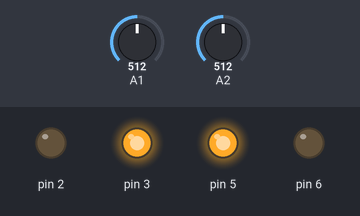
Simulated run of this sketch. Board: Arduino Uno, built with avr-gcc and run on an emulated ATmega328P. Parts: output pins drawn as LEDs (lit = HIGH). Inputs (shaded band) come from the test bench; at power-on: A1 = 512, A2 = 512. The local clock reads 2024-03-15 10:24:30 at power-on unless the sketch sets it; EEPROM starts erased; what the sketch prints to the serial monitor is not drawn.

Above: at 0.1 s.
At 0.8 s:
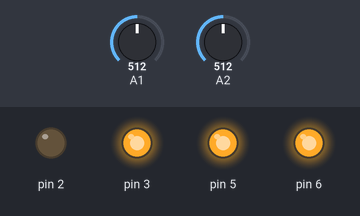
At 1.6 s:
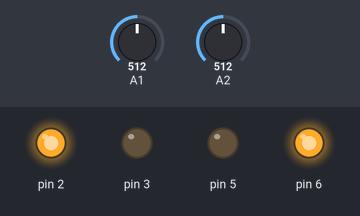
At 2.3 s:
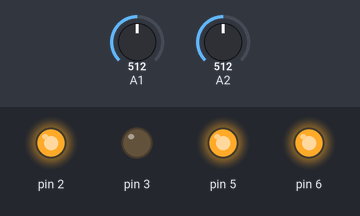
Timing chart, 0 to 3.8 s (numbered marks = the images above):
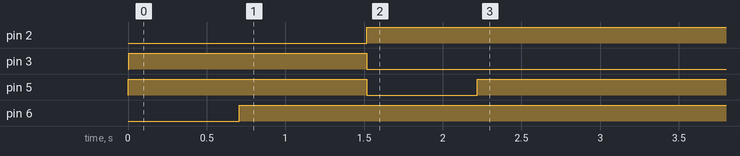

Measured:
- by itself, pin 2: LOW → HIGH at 1.5 s
- by itself, pin 3: LOW → HIGH at 0.01 s, → LOW 1.5 s later
- by itself, pin 5: HIGH → LOW at 1.5 s, → HIGH 0.70 s later
- by itself, pin 6: LOW → HIGH at 0.71 s

The sketch:

main_code.ino
```cpp
#include <EEPROM.h>

#include <DS3231.h>

DS3231  rtc(SDA, SCL);

int lastnr;
int runpot;
int offpot;
int lastpresent_hr;
int lastpresent_min;
int lastdelay_time;
int magdata;
int Sthr;
int Stmin;
int Pthr;
int Ptmin;
int remain_time;
int runpot_position_time;
int offpot_position_time;

String getValue(String data, char separator, int index)
{
  int found = 0;
  int strIndex[] = {0, -1};
  int maxIndex = data.length() - 1;

  for (int i = 0; i <= maxIndex && found <= index; i++) {
    if (data.charAt(i) == separator || i == maxIndex) {
      found++;
      strIndex[0] = strIndex[1] + 1;
      strIndex[1] = (i == maxIndex) ? i + 1 : i;
    }
  }

  return found > index ? data.substring(strIndex[0], strIndex[1]) : "";
}

void start_time_rtc()
{
  String startTime = rtc.getTimeStr();
  String Shr = getValue(startTime, ':', 0);
  int hr = Shr.toInt();
  String Smin = getValue(startTime, ':', 1);
  Stmin = Smin.toInt();
  if (hr > 12)
  {
    Sthr = 60 * (hr - 12);
  }
  else
  {
    Sthr = 60 * hr;
  }
}

void present_time_rtc()
{
  String PresentTime = rtc.getTimeStr();
  String Phr = getValue(PresentTime, ':', 0);
  int thr = Phr.toInt();
  String Pmin = getValue(PresentTime, ':', 1);
  Ptmin  = Pmin.toInt();
  EEPROM.update(1, Ptmin);
  if (thr > 12)
  {
    Pthr = 60 * (thr - 12);
    EEPROM.update(2, (thr - 12));
  }
  else
  {
    Pthr = 60 * thr;
    EEPROM.update(2, thr);
  }
}

void runpot_check();

void rundelay() {
  EEPROM.update(3, 1);
  EEPROM.update(4, runpot_position_time);
  start_time_rtc();
  bool flag1 = true;
  while (flag1)
  {
    present_time_rtc();
    EEPROM.update(5, Ptmin - Stmin);
    Serial.println(Ptmin - Stmin);
    if ((Ptmin - Stmin) == runpot_position_time)
    {

      delay(100);
      flag1 = false;
    }
  }
}
void offpot_check();

void offdelay() {
  EEPROM.update(3, 0);
  EEPROM.update(4, offpot_position_time);
  start_time_rtc();
  bool flag1 = true;
  while (flag1)
  {
    present_time_rtc();
    EEPROM.update(5, Ptmin - Stmin);
    Serial.println(Ptmin - Stmin);
    if ((Ptmin - Stmin) == offpot_position_time)
    {
      delay(100);
      flag1 = false;
    }
  }
}

void runpump() {
  digitalWrite(5, LOW);
  digitalWrite(6, HIGH);
  digitalWrite(2, HIGH);
  digitalWrite(3, LOW);
  delay(700);
  digitalWrite(5, HIGH);
  delay(700);
}

void offpump() {
  digitalWrite(5, HIGH);
  digitalWrite(6, LOW);
  digitalWrite(2, LOW);
  digitalWrite(3, HIGH);
  delay(700);
  digitalWrite(6, HIGH);
  delay(700);
}

void eepromdelay()
{
  Serial.println("inside eepromdelay"); Serial.println("\t");
  start_time_rtc();
  bool flag1 = true;
  while (flag1)
  {
    present_time_rtc();
    EEPROM.update(5, (Pthr + Ptmin) - (Sthr + Stmin));
    if ((Pthr + Ptmin) - (Sthr + Stmin) == magdata)
    {
      delay(100);
      flag1 = false;
    }
    Serial.println((Pthr + Ptmin) - (Sthr + Stmin)); Serial.println("\t");
  }
}

void checkeeprom()
{
  Serial.println("inside checkeeprom"); Serial.println("\t");
  int state = EEPROM.read(3);
  int lastpresent_hrr = EEPROM.read(2);
  lastpresent_hr = lastpresent_hrr;
  // Serial.println(lastpresent_hr);
  lastpresent_min = EEPROM.read(1);
  // Serial.println(lastpresent_min);
  lastdelay_time = EEPROM.read(4);
  //  Serial.println(lastdelay_time);
  remain_time = EEPROM.read(5);
  // Serial.println(remain_time);
  start_time_rtc();
  //  int data = (remain_time - ((Sthr + Stmin) + (lastdelay_time - (lastpresent_hr + lastpresent_min))));
  int data = (remain_time - lastdelay_time);
  //  int data = (lastdelay_time-remain_time);
  magdata = abs(data);
  Serial.println(magdata);
  if (state == 1)
  {
    Serial.println("state=1"); Serial.println("\t");
    runpump();
    eepromdelay();
  }
  else
  {
    offpump();
    eepromdelay();
  }

}

void setup() {
  rtc.begin(); // Initialize the rtc object

  pinMode(A2, INPUT);
  pinMode(A3, INPUT);
  pinMode(2, OUTPUT);
  pinMode(3, OUTPUT);
  pinMode(6, OUTPUT);
  pinMode(5, OUTPUT);

  digitalWrite(5, HIGH);
  digitalWrite(6, HIGH);
  digitalWrite(2, LOW);

  int nr = EEPROM.read(10);
  lastnr = nr + 1;
  EEPROM.update(10, lastnr); //upload a empty skech with only lastnr=0
  Serial.begin(115200);
}

void loop() {
  runpot = map(analogRead(A2), 0, 1023, 0, 40);
  runpot_check();
  offpot = map(analogRead(A1), 0, 1023, 0, 30);
  offpot_check();

  if (lastnr == 1)
  {
    runpump();
    Serial.println("normal run pump"); Serial.println("\t");
    rundelay();
    offpump();
    Serial.println("normal off pump"); Serial.println("\t");
    offdelay();
  }
  else
  {

    bool flg = true;
    while (flg)
    {
      Serial.println("inside while"); Serial.println("\t");
      checkeeprom();
      flg = false;
    }
    lastnr = 1;
  }
}
void runpot_check() {
  if (runpot >= 35 && runpot <= 40)
  {
    runpot_position_time = 60;
    Serial.println("1hr");
  }
  else if (runpot >= 26 && runpot <= 36)
  {
    runpot_position_time = 2;
    Serial.println("2min");
  }
  else if (runpot >= 9 && runpot <= 25)
  {
    runpot_position_time = 30;
    Serial.println("30min");
  }
  else if (runpot >= 0 && runpot <= 8)
  {
    runpot_position_time = 15;
    Serial.println("15min");
  }
  else {
    runpot_position_time = 1;
    Serial.println("1min");
  }
}

void offpot_check() {
  if (offpot >= 11 && offpot <= 22)
  {
    offpot_position_time = 30;
    Serial.println("30min");
  }
  else if (offpot >= 23 && offpot <= 26)
  {
    offpot_position_time = 5;
    Serial.println("5min");
  }
  else if (offpot >= 27)
  {
    offpot_position_time = 120;
    Serial.println("2hr");
  }
  else if (offpot >= 0 && offpot <= 10)
  {
    offpot_position_time = 90;
    Serial.println("1.5hr");
  }
  else {
    offpot_position_time = 1;
    Serial.println(offpot_position_time);
  }
}
```
